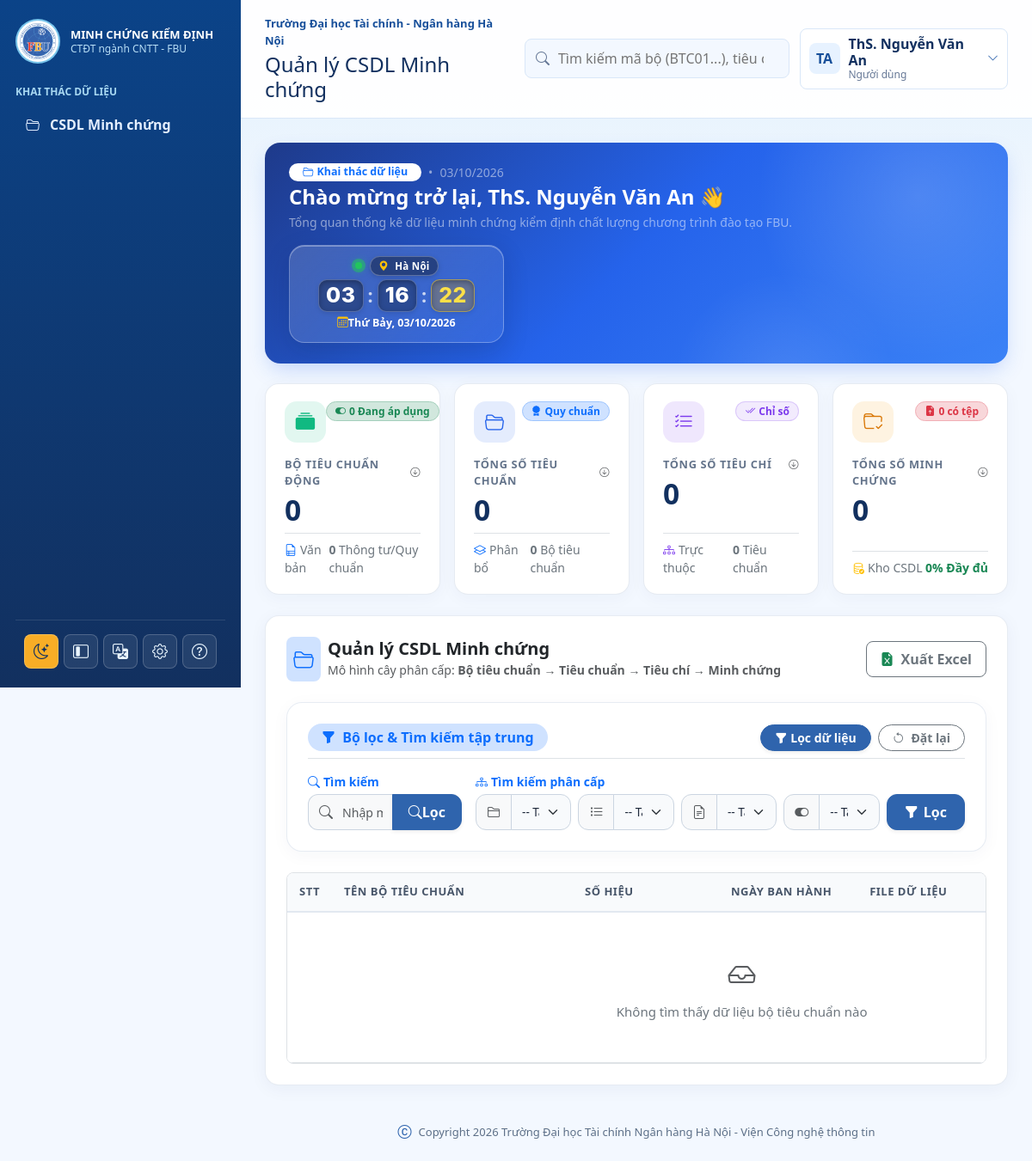
/user/search.php (signed in), run on the app's committed database.
### tables this page shows
CREATE TABLE NguoiDung (
    MaNguoiDung VARCHAR(50) NOT NULL PRIMARY KEY,
    HoTen VARCHAR(150) NOT NULL,
    Email VARCHAR(150) NOT NULL UNIQUE,
    SoDienThoai VARCHAR(30) NULL,
    TenDangNhap VARCHAR(80) NOT NULL UNIQUE,
    MatKhau VARCHAR(255) NOT NULL,
    VaiTro ENUM('admin', 'user') NOT NULL DEFAULT 'user',
    TrangThai TINYINT(1) NOT NULL DEFAULT 1,
    DuongDanAnhDaiDien VARCHAR(500) NULL,
    DangNhapCuoi DATETIME NULL,
    NgayTao TIMESTAMP DEFAULT CURRENT_TIMESTAMP
);

### user/search.php (the view, shortened to what the rows shown need)
<?php
require_once __DIR__ . '/../includes/helpers.php';
$heading   = 'Quản lý CSDL Minh chứng';
include __DIR__ . '/../includes/header.php';
?>
<div class="user-welcome-banner anim-fade-up delay-0">
    <div class="d-flex flex-wrap justify-content-between align-items-center gap-3 position-relative" style="z-index: 1;">
        <div>
            <div class="d-flex align-items-center gap-2 mb-1">
                <span class="badge bg-white text-primary rounded-pill fw-bold px-3 py-1 shadow-xs" style="font-size: 0.78rem;">
                </span>
                <span class="text-white-50 small">•</span>
                <span class="text-white-50 small"><?= date('d/m/Y') ?></span>
            </div>
            <h1 class="h4 fw-bold mb-1 text-white">
                Chào mừng trở lại, <?= htmlspecialchars($currentUser['name'] ?? $_SESSION['user_name'] ?? 'Người dùng') ?> 👋
            </h1>
            <p class="text-white-50 small mb-0">
                Tổng quan thống kê dữ liệu minh chứng kiểm định chất lượng chương trình đào tạo FBU.
            </p>
        </div>
    </div>
</div>
<div class="row g-4">
    <div class="col-12">
        <div class="standards-card">
            <div class="d-flex flex-wrap justify-content-between align-items-center gap-3 mb-4">
                <div>
                    <div class="d-flex align-items-center gap-2">
                        <div>
                            <h2 class="h5 mb-0 fw-bold text-dark">Quản lý CSDL Minh chứng</h2>
                        </div>
                    </div>
                </div>
            </div>
            <div class="table-responsive border rounded-3 overflow-hidden">
                <table class="table standards-table align-middle mb-0" data-paginated="true" data-no-auto-paginate="true">
                    <thead>
                        <tr>
                            <th class="text-center text-nowrap" style="width: 70px;">STT</th>
                            <th class="text-nowrap" style="min-width: 280px;">Tên bộ tiêu chuẩn</th>
                            <th class="text-nowrap" style="min-width: 170px;">Số hiệu</th>
                            <th class="text-center text-nowrap" style="min-width: 140px;">Ngày ban hành</th>
                            <th class="text-center text-nowrap" style="min-width: 150px;">File dữ liệu</th>
                            <th class="text-center text-nowrap" style="min-width: 140px;">Trạng thái</th>
                        </tr>
                    </thead>
                </table>
            </div>
        </div>
    </div>
</div>
<?php include __DIR__ . '/../includes/footer.php'; ?>

### includes/header.php (shortened to what the rows shown need)
<?php
require_once __DIR__ . '/helpers.php';
require_once __DIR__ . '/data.php';
$pageTitle = $pageTitle ?? $appName;
?>
<!doctype html>
<html lang="vi">
<head>
    <link href="https://cdn.jsdelivr.net/npm/bootstrap@5.3.3/dist/css/bootstrap.min.css" rel="stylesheet">
    <link href="https://cdn.jsdelivr.net/npm/bootstrap-icons@1.11.3/font/bootstrap-icons.css" rel="stylesheet">
    <link href="<?= base_url('assets/css/app.css?v=24') ?>" rel="stylesheet">
</head>
<body>
<div class="app-shell">
    <main class="main-content">
        <header class="topbar">
            <div class="topbar-title">
                <h1 class="h4 mb-0"><?= htmlspecialchars($heading ?? $pageTitle) ?></h1>
            </div>
            <div class="topbar-actions">
                <div class="dropdown user-menu">
                    <button class="user-chip" type="button" data-bs-toggle="dropdown" aria-expanded="false">
                        <?= avatar_html($currentUser['avatar'] ?? null, $currentUser['name']) ?>
                        <span class="user-chip-text">
                            <strong><?= htmlspecialchars($currentUser['name']) ?></strong>
                            <small><?= htmlspecialchars($roles[$currentUser['role']] ?? 'Người dùng') ?></small>
                        </span>
                        <i class="bi bi-chevron-down user-chip-icon"></i>
                    </button>
                </div>
            </div>
        </header>
        <section class="content-wrap">

### includes/helpers.php (shortened to what the rows shown need)
<?php
function base_url(string $path = ''): string
{
    $script = str_replace('\\', '/', dirname($_SERVER['SCRIPT_NAME']));
    $root = preg_replace('#/(admin|user|auth|includes)$#', '', $script);
    $root = rtrim($root, '/');
    return $root . '/' . ltrim($path, '/');
}
function user_initials(string $name): string
{
    $name = trim($name);
    $parts = preg_split('/\s+/u', $name);
    $first = mb_substr($parts[0] ?? 'U', 0, 1, 'UTF-8');
    $last = mb_substr($parts[count($parts) - 1] ?? $first, 0, 1, 'UTF-8');
    return mb_strtoupper($first . $last, 'UTF-8');
}
function avatar_html(?string $avatarPath, ?string $name = 'User', string $class = 'avatar'): string
{
    $name = (string)($name ?: 'User');
    return '<span class="' . htmlspecialchars($class, ENT_QUOTES, 'UTF-8') . '">' . htmlspecialchars(user_initials($name), ENT_QUOTES, 'UTF-8') . '</span>';
}
?>

### data on the page
nguoidung: HoTen "TA", HoTen "ThS. Nguyễn Văn An", VaiTro "Người dùng"

### other printed values
$trainingProgram['school'] "Trường Đại học Tài chính - Ngân hàng Hà Nội"
$heading "Quản lý CSDL Minh chứng"
$totalSetsCount "0"
$totalCircularsCount "0"
$totalStandardsCount "0"
$totalEvidencesWithFiles "0"
